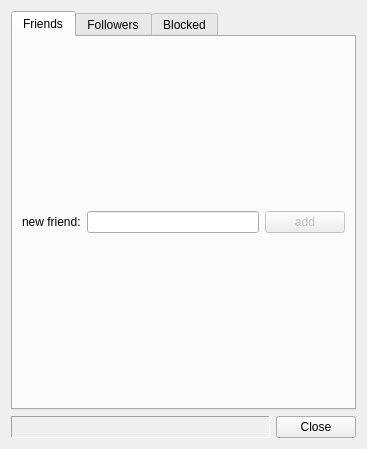
<?xml version="1.0" encoding="UTF-8"?>
<ui version="4.0">
 <class>FriendsMgmtDialog</class>
 <widget class="QDialog" name="FriendsMgmtDialog">
  <property name="geometry">
   <rect>
    <x>0</x>
    <y>0</y>
    <width>367</width>
    <height>449</height>
   </rect>
  </property>
  <property name="windowTitle">
   <string>Friends Management</string>
  </property>
  <layout class="QGridLayout" name="gridLayout">
   <item row="0" column="0">
    <layout class="QVBoxLayout">
     <item>
      <layout class="QVBoxLayout" name="qVBoxLayout">
       <item>
        <widget class="QTabWidget" name="tabWidget">
         <property name="currentIndex">
          <number>0</number>
         </property>
         <widget class="QWidget" name="friendsTab">
          <attribute name="title">
           <string>Friends</string>
          </attribute>
          <layout class="QHBoxLayout" name="horizontalLayout_3">
           <item>
            <layout class="QVBoxLayout" name="vBoxLayout2">
             <item>
              <layout class="QHBoxLayout" name="horizontalLayout_2">
               <item>
                <widget class="QLabel" name="newFriendLabel">
                 <property name="sizePolicy">
                  <sizepolicy hsizetype="Minimum" vsizetype="Preferred">
                   <horstretch>0</horstretch>
                   <verstretch>0</verstretch>
                  </sizepolicy>
                 </property>
                 <property name="text">
                  <string>new friend:</string>
                 </property>
                </widget>
               </item>
               <item>
                <widget class="QLineEdit" name="newFriendLineEdit"/>
               </item>
               <item>
                <widget class="QPushButton" name="addFriendPushButton">
                 <property name="enabled">
                  <bool>false</bool>
                 </property>
                 <property name="text">
                  <string>add</string>
                 </property>
                 <property name="autoDefault">
                  <bool>true</bool>
                 </property>
                </widget>
               </item>
              </layout>
             </item>
            </layout>
           </item>
          </layout>
         </widget>
         <widget class="QWidget" name="followersTab">
          <attribute name="title">
           <string>Followers</string>
          </attribute>
         </widget>
         <widget class="QWidget" name="blockedTab">
          <attribute name="title">
           <string>Blocked</string>
          </attribute>
         </widget>
        </widget>
       </item>
      </layout>
     </item>
     <item>
      <layout class="QHBoxLayout" name="horizontalLayout_9">
       <item>
        <widget class="QLabel" name="stateLabel">
         <property name="frameShape">
          <enum>QFrame::Panel</enum>
         </property>
         <property name="frameShadow">
          <enum>QFrame::Sunken</enum>
         </property>
         <property name="text">
          <string/>
         </property>
        </widget>
       </item>
       <item>
        <widget class="QPushButton" name="closePushButton">
         <property name="sizePolicy">
          <sizepolicy hsizetype="Fixed" vsizetype="Fixed">
           <horstretch>0</horstretch>
           <verstretch>0</verstretch>
          </sizepolicy>
         </property>
         <property name="text">
          <string>Close</string>
         </property>
         <property name="default">
          <bool>false</bool>
         </property>
        </widget>
       </item>
      </layout>
     </item>
    </layout>
   </item>
  </layout>
 </widget>
 <resources/>
 <connections/>
</ui>
